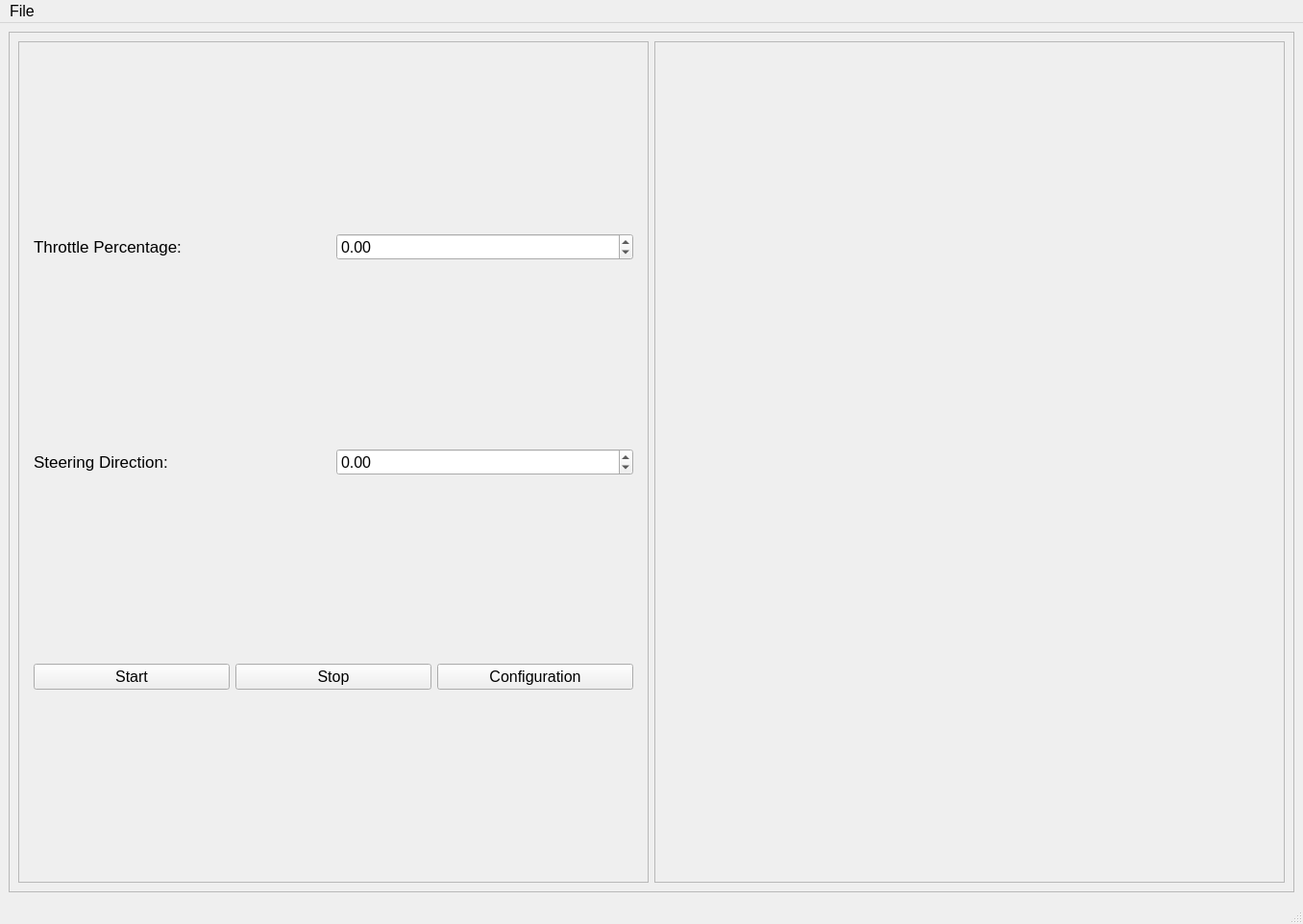
<?xml version="1.0" encoding="UTF-8"?>
<ui version="4.0">
 <class>ControlPanelWindow</class>
 <widget class="QMainWindow" name="ControlPanelWindow">
  <property name="geometry">
   <rect>
    <x>0</x>
    <y>0</y>
    <width>1356</width>
    <height>962</height>
   </rect>
  </property>
  <property name="font">
   <font>
    <pointsize>12</pointsize>
   </font>
  </property>
  <property name="windowTitle">
   <string>MainWindow</string>
  </property>
  <widget class="QWidget" name="centralwidget">
   <layout class="QGridLayout" name="gridLayout">
    <item row="0" column="0">
     <widget class="QFrame" name="frame_overall">
      <property name="frameShape">
       <enum>QFrame::StyledPanel</enum>
      </property>
      <property name="frameShadow">
       <enum>QFrame::Raised</enum>
      </property>
      <layout class="QGridLayout" name="gridLayout_3">
       <item row="0" column="0">
        <widget class="QFrame" name="frame_values">
         <property name="frameShape">
          <enum>QFrame::StyledPanel</enum>
         </property>
         <property name="frameShadow">
          <enum>QFrame::Raised</enum>
         </property>
         <layout class="QGridLayout" name="gridLayout_4">
          <item row="0" column="0">
           <layout class="QHBoxLayout" name="throttle_horizontalLayout">
            <property name="leftMargin">
             <number>6</number>
            </property>
            <property name="rightMargin">
             <number>6</number>
            </property>
            <item>
             <widget class="QLabel" name="label_throttle">
              <property name="font">
               <font>
                <pointsize>13</pointsize>
               </font>
              </property>
              <property name="text">
               <string>Throttle Percentage:</string>
              </property>
             </widget>
            </item>
            <item>
             <widget class="QDoubleSpinBox" name="throttle_value">
              <property name="decimals">
               <number>2</number>
              </property>
              <property name="minimum">
               <double>-1.000000000000000</double>
              </property>
              <property name="maximum">
               <double>1.000000000000000</double>
              </property>
              <property name="singleStep">
               <double>0.100000000000000</double>
              </property>
             </widget>
            </item>
           </layout>
          </item>
          <item row="1" column="0">
           <layout class="QHBoxLayout" name="sterring_horizontalLayout">
            <property name="leftMargin">
             <number>6</number>
            </property>
            <property name="rightMargin">
             <number>6</number>
            </property>
            <item>
             <widget class="QLabel" name="label_steering">
              <property name="font">
               <font>
                <pointsize>13</pointsize>
               </font>
              </property>
              <property name="text">
               <string>Steering Direction:</string>
              </property>
             </widget>
            </item>
            <item>
             <widget class="QDoubleSpinBox" name="steering_value">
              <property name="minimum">
               <double>-1.000000000000000</double>
              </property>
              <property name="maximum">
               <double>1.000000000000000</double>
              </property>
              <property name="singleStep">
               <double>0.100000000000000</double>
              </property>
             </widget>
            </item>
           </layout>
          </item>
          <item row="2" column="0">
           <layout class="QHBoxLayout" name="horizontalLayout_2">
            <property name="leftMargin">
             <number>6</number>
            </property>
            <property name="rightMargin">
             <number>6</number>
            </property>
            <item>
             <widget class="QPushButton" name="start_pushButton">
              <property name="font">
               <font>
                <pointsize>12</pointsize>
               </font>
              </property>
              <property name="text">
               <string>Start</string>
              </property>
             </widget>
            </item>
            <item>
             <widget class="QPushButton" name="stop_pushButton">
              <property name="font">
               <font>
                <pointsize>12</pointsize>
               </font>
              </property>
              <property name="text">
               <string>Stop</string>
              </property>
             </widget>
            </item>
            <item>
             <widget class="QPushButton" name="configuration_pushButton">
              <property name="font">
               <font>
                <pointsize>12</pointsize>
               </font>
              </property>
              <property name="text">
               <string>Configuration</string>
              </property>
             </widget>
            </item>
           </layout>
          </item>
         </layout>
        </widget>
       </item>
       <item row="0" column="1">
        <widget class="QFrame" name="visualizatio_frame">
         <property name="frameShape">
          <enum>QFrame::StyledPanel</enum>
         </property>
         <property name="frameShadow">
          <enum>QFrame::Raised</enum>
         </property>
         <widget class="QWidget" name="verticalLayoutWidget">
          <property name="geometry">
           <rect>
            <x>10</x>
            <y>20</y>
            <width>631</width>
            <height>841</height>
           </rect>
          </property>
          <layout class="QVBoxLayout" name="visualization_layout"/>
         </widget>
        </widget>
       </item>
      </layout>
     </widget>
    </item>
   </layout>
  </widget>
  <widget class="QMenuBar" name="menubar">
   <property name="geometry">
    <rect>
     <x>0</x>
     <y>0</y>
     <width>1356</width>
     <height>24</height>
    </rect>
   </property>
   <widget class="QMenu" name="menuFile">
    <property name="title">
     <string>File</string>
    </property>
    <addaction name="actionQuit"/>
   </widget>
   <addaction name="menuFile"/>
  </widget>
  <widget class="QStatusBar" name="statusbar"/>
  <action name="actionQuit">
   <property name="text">
    <string>Quit</string>
   </property>
   <property name="shortcut">
    <string>Esc</string>
   </property>
  </action>
 </widget>
 <resources/>
 <connections/>
</ui>
